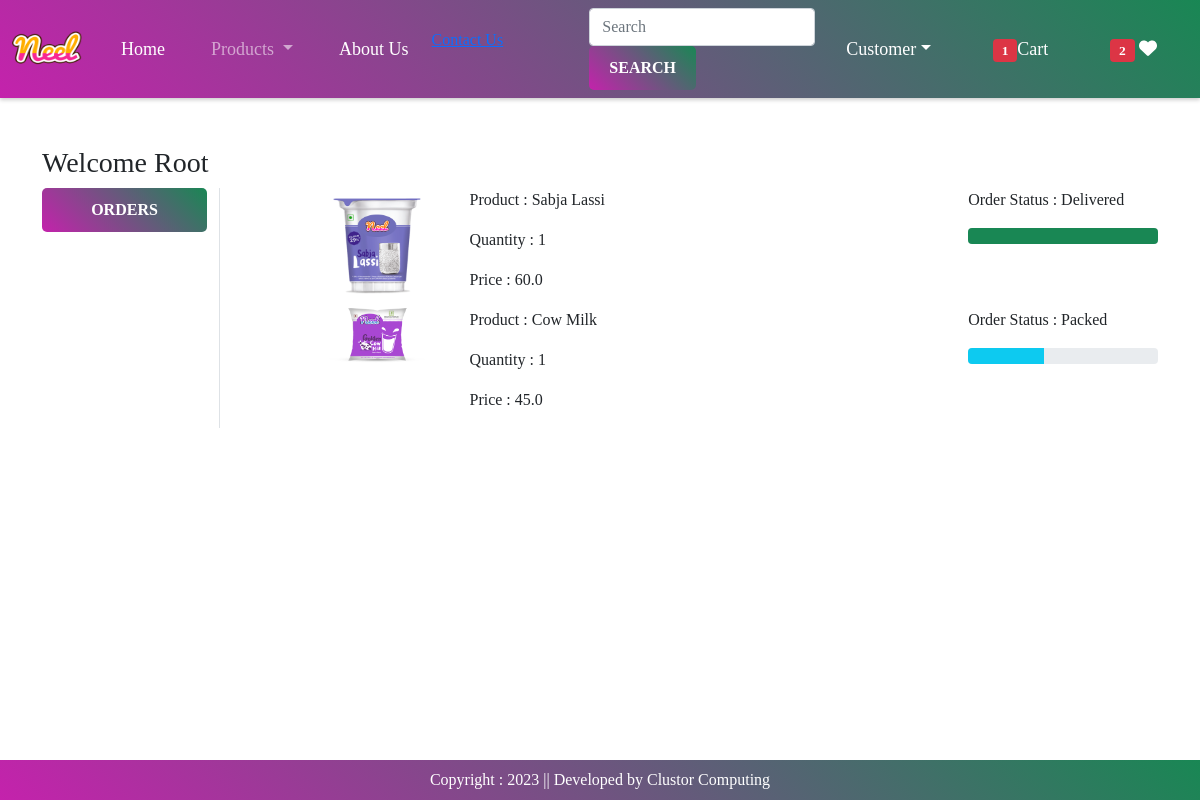
Screenshot of /orders/ (signed in) with the database file from the repository.
### app/models.py (models this page shows, shortened)
class OrderPlaced(models.Model):
    user = models.ForeignKey(User, on_delete=models.CASCADE)
    customer = models.ForeignKey(Customer, on_delete=models.CASCADE)
    product = models.ForeignKey(Product, on_delete=models.CASCADE)
    quantity = models.PositiveIntegerField(default=1)
    ordered_date = models.DateTimeField(auto_now_add=True)
    status = models.CharField(max_length=50, choices=STATUS_CHOICES, default='Pending')
    payment = models.ForeignKey(Payment, on_delete=models.CASCADE, default="")
    @property
    def total_cost(self):
        return self.quantity * self.product.discounted_price

class Product(models.Model):
    title = models.CharField(max_length=100)
    selling_price = models.FloatField()
    discounted_price = models.FloatField()
    description = models.TextField()
    composition = models.TextField(default='')
    prodapp = models.TextField(default='')
    category = models.CharField(choices=CATEGORY_CHOICES, max_length=2)
    product_image = models.ImageField(upload_to='product')

### app/views.py (the view)
# urls.py: path('orders/', views.orders, name='orders'),
@login_required
def orders(request):
    totalitem = 0
    wishitem = 0
    wishitem = len(Wishlist.objects.filter(user=request.user))
    totalitem = len(Cart.objects.filter(user=request.user))
    order_placed = OrderPlaced.objects.filter(user=request.user)
    return render(request, 'app/orders.html', locals())

### app/templates/app/orders.html (shortened to what this page needs)
{% extends "app/base.html" %}
{% load static %}
{% block main-content %}
    <div class="container my-5">
        <div class="row">
            <h3>Welcome <span class="text-capitalize">{{request.user}}</span></h3>
            <div class="col-sm-2 border-end">
                <ul class="list-unstyled">
                    <li class="d-grid"><a href="{% url "orders" %}" class="btn btn-primary">Orders</a></li>
                </ul>
            </div>
            <div class="col-sm-9 offset-sm-1">
                {% for op in order_placed %}
                <div class="row">
                    <div class="col-sm-2">
                        <img src="{{op.product.product_image.url}}" class="img-fluid" height="100" width="100">
                    </div>
                    <div class="col-sm-7">
                        <p>Product : {{op.product.title}}</p>
                        <p>Quantity : {{op.quantity}}</p>
                        <p>Price : {{op.total_cost}}</p>
                    </div>
                    <div class="col-sm-3">
                        <p> Order Status : {{op.status}} </p>
                        {% if op.status == "Packed" %}
                        <div class="progress">
                            <div class="progress-bar bg-info" role="progressbar" style="width: 40%" aria-valuenow="40" aria-valuemin="0" aria-valuemax="100"></div>
                        </div>
                        {% endif %}
                        {% if op.status == "Delivered" %}
                        <div class="progress">
                            <div class="progress-bar bg-success" role="progressbar" style="width: 100%" aria-valuenow="100" aria-valuemin="0" aria-valuemax="100"></div>
                        </div>
                        {% endif %}
                    </div>
                </div>
                {% endfor %}
            </div>
        </div>
    </div>
{% endblock main-content %}

### app/static/app/css/style.css (style rules this page uses)
body { font-family: 'Georgia', serif; }
.btn { background: linear-gradient(45deg, #C422AC, #198754); color: #fff; border: none; padding: 10px 20px; border-radius: 5px; text-transform: uppercase; font-weight: bold; }

### rows the page displays
OrderPlaced: product.product_image (picture), product "Sabja Lassi", quantity "1", total_cost "60.0", status "Delivered"
OrderPlaced: product.product_image (picture), product "Cow Milk", quantity "1", total_cost "45.0", status "Packed"

### other values shown
{{ totalitem }} "1"
{{ wishitem }} "2"
{{ request.user }} "Root"
